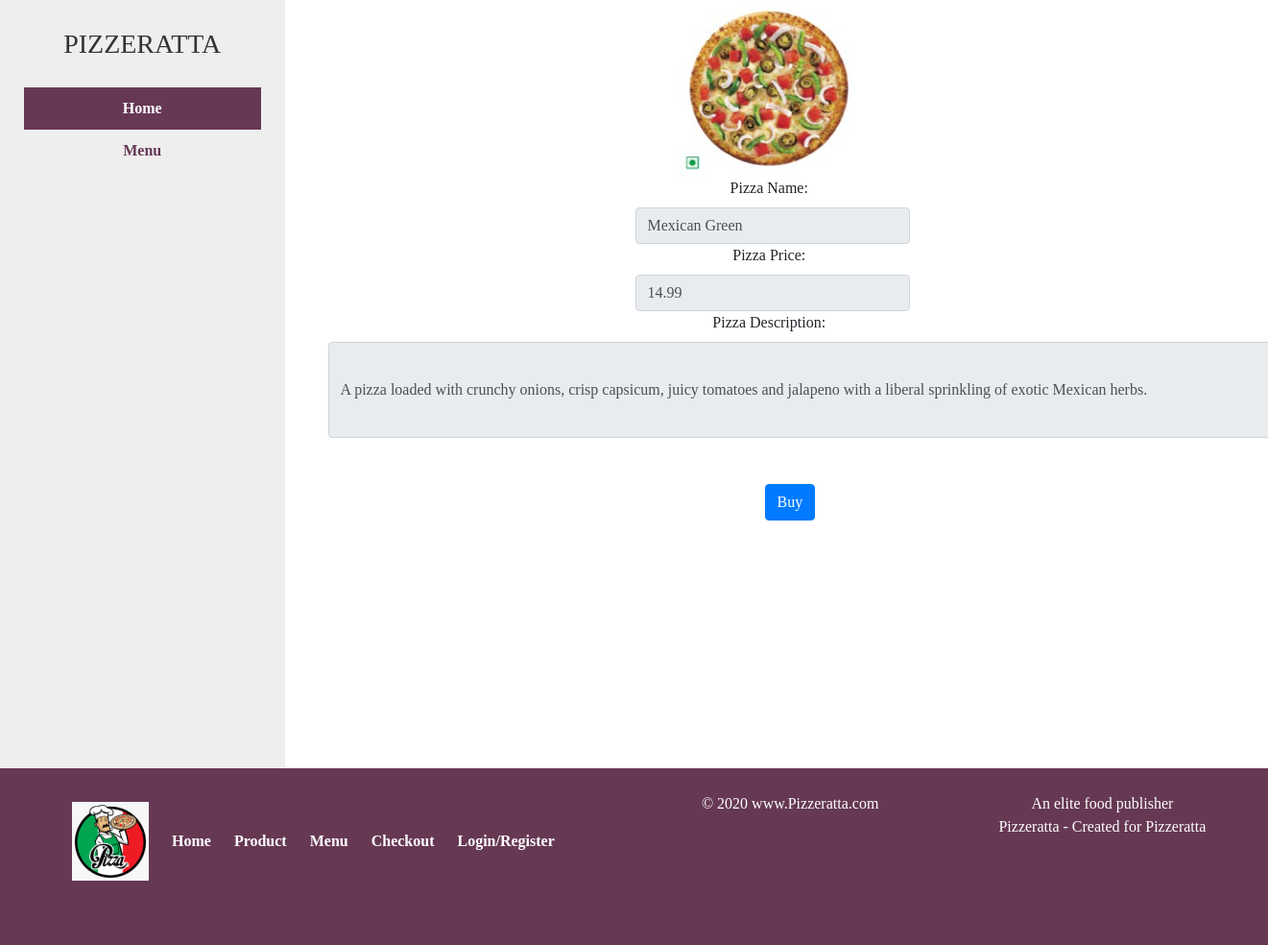
/detail.php?id=12, run on the app's committed database.
### tables this page shows
CREATE TABLE `products` (
  `id` int(30) NOT NULL,
  `product_name` varchar(50) NOT NULL,
  `price` double NOT NULL,
  `description` varchar(400) NOT NULL,
  `image` varchar(30) NOT NULL
);

### detail.php (the view, shortened to what this page needs)
<!DOCTYPE html>
<?php
    require('mysqli_connect.php');
	if(isset($_GET['id'])) {
		$pid = '';
        $pizza_name = '';
        $pizza_price = '';
        $pizza_img = '';
        $pizza_desc= '';
		$pid = $_GET['id'];
        $q = "SELECT * FROM store.products WHERE id = $pid";
		$r = mysqli_query($dbc, $q);
		$db_form_query_results = mysqli_fetch_array($r);
		$pizza_name = $db_form_query_results['product_name'];
		$pizza_price = $db_form_query_results['price'];
        $pizza_desc = $db_form_query_results['description'];
		$pizza_img = $db_form_query_results['image'];
	}
 ?>
<html>
<head>
    <link href="style/bootstrap.min.css" rel="stylesheet">
    <link type="text/css" rel="stylesheet" href="style/main.css" />
</head>
<body>
    <main class="container1" style="max-width:100%; width:100%;">
        <div class="row w-100">
            <div class="col-md-3">
               <header>
            <A href="index.php" class="logo">PIZZERATTA</A>
            <section class="nav mt-4">
                <nav class="w-100">
                    <ul>
                        <li class="active"><a href="index.php">Home</a></li>
                        <li><a href="store.php">Menu</a></li>
                    </ul>
                </nav>
            </section>
        </header>
                 </div>
            <div class="col-md-9">
               <main class="middle">
        <div class=" text-center">
            <div class='img_disp' style=" height: 20%; width: 100%; ">
                <img src="<?php echo $pizza_img; ?>" style=" height: 20%; width: 20%;">
            </div>
            <label class="control-label col-sm-4" >Pizza Name:</label>
            <div class="col-sm-4">
                <input type="text" style="margin-left:320px;" class="form-control" value="<?php echo $pizza_name; ?>" disabled="disabled">
            </div>
            <div>
                <label class="control-label col-sm-4">Pizza Price:</label>
                <div class="col-sm-4">
                    <input type="text" style="margin-left:320px;" class="form-control" value="<?php echo $pizza_price; ?>" disabled="disabled">
                </div>
                <div>
                    <label class="control-label col-sm-4">Pizza Description:</label>
                    <div class="col-sm-10">
                        <input type="text" style="height:100px;width:1000px" class="form-control" value="<?php echo $pizza_desc; ?>" disabled="disabled">
                    </div>
                </div>
            </div>
            <br>
            <div class='confirmation col-sm-12'>
                <br>
                <div class='form'>
                    <form class="form-horizontal" action='checkout.php?id="<?php echo $pid; ?>"' method='post' value="<?php echo $pid; ?>">
                        <div class="form-group">
                            <div class="col-sm-offset-2 col-sm-6">
                                <button type="submit" class="btn btn-primary" name="submit" style="margin-left:440px;">Buy</button>
                                            </div>
                    </form>
                </div>
            </div>
        </div>
        </main>
            </div>
        </div>
    </main>
 <footer class="footer">
        <div class="row">
            <div class="col-md-6">
                <nav>
                    <ul>
                        <li>
                            <h5 class="mb-3 mt-0"><a class="logo" href="index.html"><img src="images/logo21.png" alt="Pizza"></a></h5>
                        </li>
                        <li><a href="index.php">Home</a></li>
                        <li><a href="product.php">Product</a></li>
                        <li><a href="store.php">Menu</a></li>
                        <li><a href="checkout.php">Checkout</a></li>
                        <li><a href="login.php">Login/Register</a></li>
                    </ul>
                </nav>
            </div>
            <div class="col-md-3">
                &copy; 2020 www.Pizzeratta.com
            </div>
            <div class="col-md-3">
                An elite food publisher<br>
                <span>Pizzeratta - Created for Pizzeratta</span>
            </div>
        </div>
    </footer>
</body>
</html>

### style/main.css (style rules this page uses)
html , body { height: 100%; }
body { font-family: andalus; margin: 0; text-align: center; }
.active { background-color: #717171; }
a { color:#663854; text-decoration: none }
.container1 { text-align: center; min-height: 100%; padding-right:15px; padding-left: 0px; margin-right: auto; margin-left: 0px; }
.add-recpie form,.contact,.flex, .container1 { display: flex; flex-wrap: nowrap;flex-direction: row; }
header { height: 100%; width: 100%; background: #eee; padding: 25px; text-align: center; }
header .logo { font-size: 28px; color:#333 }
nav ul { list-style: none; float: left; }
nav li, nav li a { display:block; font-weight: bolder; }
nav li a { padding:10px; }
nav .active a { color: white; background-color: #663854; }
footer { background: #663854; color:#fff; width:10px; text-align: center; }
.footer { width:auto; }
.footer nav a,.footer nav li { display: inline-block; color:#fff }
.middle { width: 100%; }
.add-recpie,.recpie-details,.contact section, .recpies, .today-menu, article,footer { padding: 25px }
form { width:300px }
section.nav ul { margin: 0; padding: 0; width: 100%; }

### data on the page
products: image (picture), product_name "Mexican Green", price "14.99", description "A pizza loaded with crunchy onions, crisp capsicum, juicy tomatoes and jalapeno with a liberal sprinkling of exotic Mexican herbs."
